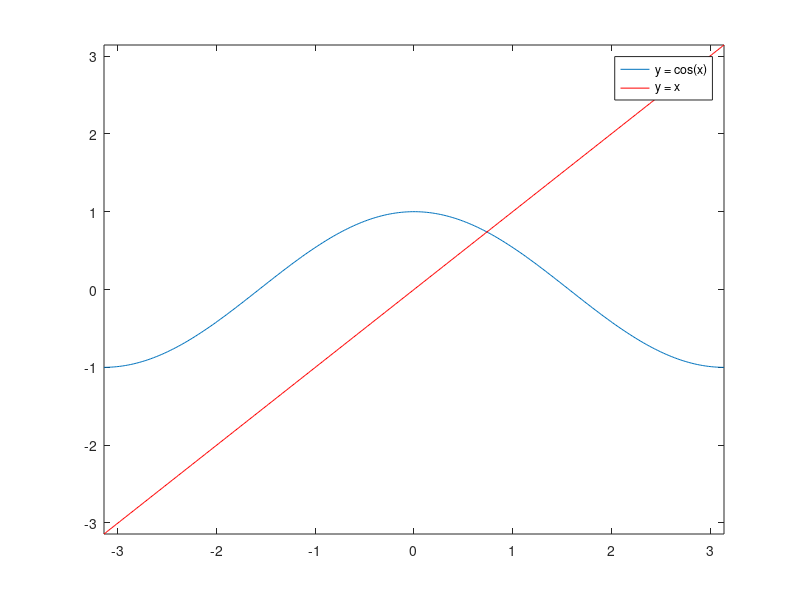

The MATLAB script that drew this image:
%%Práctica 2 - Método de Newton-Raphson

%al algoritmo visto en clase se le añade el criterio de parada:
%|(xk)-(xk-1)| < tol (tolerancia

%graphics_toolkit('gnuplot')

%%Ejercicio 1
%{
Representar y = cos(x) e y = x en [-pi,pi]
%}
x = -pi:pi/200:pi;
plot(x, cos(x));
hold on
plot(x,x,'r-.-');
axis([-pi pi -pi pi]);
legend('y = cos(x)', 'y = x')